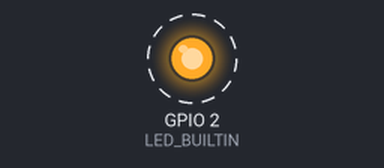
The sketch below on a simulated ESP32. Parts: output pins drawn as LEDs (lit = HIGH). Dashed ring = blinking. Random numbers use the default seed unless the sketch sets one; nothing arrives over Bluetooth unless stated; a phone connects over Bluetooth LE 3 s after start; what the sketch prints to the serial monitor is not drawn.

Above: at 0.5 s.
Timing chart, 0 to 4.6 s (numbered marks = the images above):
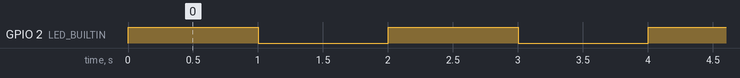

Measured:
- by itself, GPIO 2 (LED_BUILTIN): alternates HIGH for 1.0 s and LOW for 1.0 s

The sketch:

my_ble_server.ino
```cpp
/*
    Based on Neil Kolban example for IDF: https://github.com/nkolban/esp32-snippets/blob/master/cpp_utils/tests/BLE%20Tests/SampleServer.cpp
    Ported to Arduino ESP32 by Evandro Copercini
    updates by chegewara
*/

#include <BLEDevice.h>
#include <BLEUtils.h>
#include <BLEServer.h>

// See the following for generating UUIDs:
// https://www.uuidgenerator.net/

#define SERVICE_UUID        "4fafc201-1fb5-459e-8fcc-c5c9c331914b"
#define CHARACTERISTIC_UUID "beb5483e-36e1-4688-b7f5-ea07361b26a8"
BLECharacteristic *pCharacteristic;
long randNumber;

void setup() {
  pinMode(LED_BUILTIN, OUTPUT);
  Serial.begin(115200);
  Serial.println("Starting BLE work!");

  BLEDevice::init("Utehn bp");
  BLEServer *pServer = BLEDevice::createServer();
  BLEService *pService = pServer->createService(SERVICE_UUID);
  pCharacteristic = pService->createCharacteristic(
                                         CHARACTERISTIC_UUID,
                                         BLECharacteristic::PROPERTY_NOTIFY
                                        // BLECharacteristic::PROPERTY_READ |
                                        // BLECharacteristic::PROPERTY_WRITE
                                       );


  pService->start();
  // BLEAdvertising *pAdvertising = pServer->getAdvertising();  // this still is working for backward compatibility
  BLEAdvertising *pAdvertising = BLEDevice::getAdvertising();
  pAdvertising->addServiceUUID(SERVICE_UUID);
  pAdvertising->setScanResponse(true);
  pAdvertising->setMinPreferred(0x06);  // functions that help with iPhone connections issue
  pAdvertising->setMinPreferred(0x12);
  BLEDevice::startAdvertising();
  Serial.println("Characteristic defined! Now you can read it in your phone!");
  randomSeed(analogRead(0));
}

void loop() {
  // put your main code here, to run repeatedly:
  digitalWrite(LED_BUILTIN, HIGH);   // turn the LED on (HIGH is the voltage level)
  randNumber = random(-100,100);
  char txt[8];
  dtostrf(randNumber,1,2,txt);
  pCharacteristic->setValue(txt);
  Serial.println(randNumber);
  pCharacteristic->notify();
  delay(1000);                       // wait for a second
  digitalWrite(LED_BUILTIN, LOW);    // turn the LED off by making the voltage LOW
  delay(1000);
}
```
